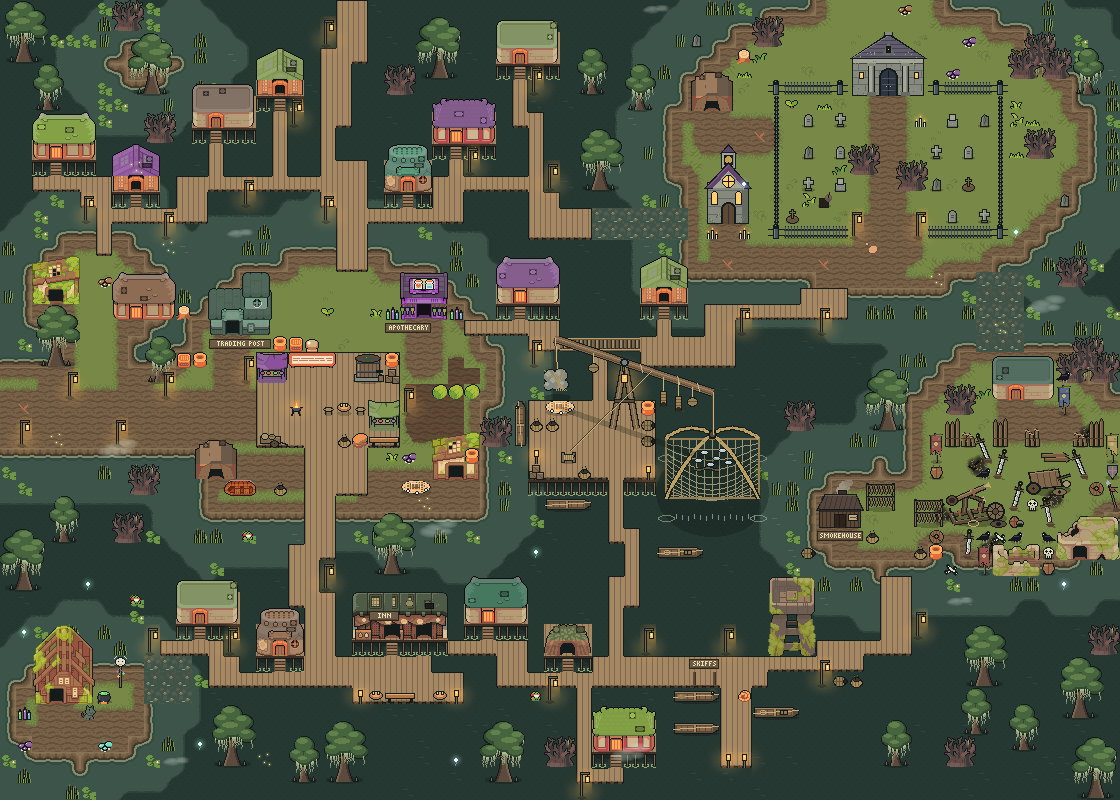

Below is a game level as drawn by its tile map, then a one-line description and the .tmx that defines it (tile-layer data replaced by summaries):
An orthogonal 70x50 tile map with 16x16 px tiles, 4 tile layers (Background, Ground, Foreground, AboveSprites), 8 tilesets and 49 objects (28x door, 13x npc_spot, 3x wade, 3x exit, quest_board, ...).

<map version="1.10" tiledversion="1.10.1" orientation="orthogonal" renderorder="right-down" width="70" height="50" tilewidth="16" tileheight="16" infinite="0" nextlayerid="6" nextobjectid="50">
 <properties>
  <property name="biome" value="swamp" />
  <property name="townKind" value="swamp_town" />
  <property name="seamless" type="bool" value="true" />
 </properties>
 <tileset firstgid="1" source="tileset/ninja/ninja_SwampFloor.tsx" />
 <tileset firstgid="573" source="tileset/ninja/ninja_SwampWater.tsx" />
 <tileset firstgid="1049" source="tileset/ninja/ninja_TilesetNature.tsx" />
 <tileset firstgid="1553" source="tileset/ninja/ninja_TilesetHouse.tsx" />
 <tileset firstgid="2312" source="tileset/ninja/ninja_TilesetElement.tsx" />
 <tileset firstgid="2552" source="tileset/ninja/ninja_TilesetFloorDetail.tsx" />
 <tileset firstgid="2632" source="tileset/ninja/ninja_TilesetVillageAbandoned.tsx" />
 <tileset firstgid="2872" source="tileset/ninja/ninja_SwampExtras.tsx" />
 <layer id="1" name="Background" width="70" height="50">
  <data>[3500 cells, 3500 non-empty, 100 distinct tile ids]</data>
 </layer>
 <layer id="2" name="Ground" width="70" height="50">
  <data>[3500 cells, 506 non-empty, 48 distinct tile ids]</data>
 </layer>
 <layer id="3" name="Foreground" width="70" height="50">
  <properties>
   <property name="spriteLayer" type="bool" value="true" />
  </properties>
  <data>[3500 cells, 556 non-empty, 312 distinct tile ids]</data>
 </layer>
 <layer id="4" name="AboveSprites" width="70" height="50">
  <data>[3500 cells, 670 non-empty, 406 distinct tile ids]</data>
 </layer>
 <objectgroup id="5" name="Objects">
  <object id="1" name="wade_witch" type="wade" x="144" y="656" width="48" height="48">
   <properties>
    <property name="kind" value="shallows" />
   </properties>
  </object>
  <object id="2" name="wade_rise" type="wade" x="592" y="208" width="96" height="32">
   <properties>
    <property name="kind" value="shallows" />
   </properties>
  </object>
  <object id="3" name="wade_mudflat" type="wade" x="976" y="272" width="48" height="80">
   <properties>
    <property name="kind" value="shallows" />
   </properties>
  </object>
  <object id="4" name="h_a1" type="door" x="48" y="144" width="16" height="16">
   <properties>
    <property name="interior" value="home" />
   </properties>
  </object>
  <object id="5" name="h_a2" type="door" x="128" y="176" width="16" height="16">
   <properties>
    <property name="interior" value="home" />
   </properties>
  </object>
  <object id="6" name="h_a3" type="door" x="208" y="112" width="16" height="16">
   <properties>
    <property name="interior" value="home" />
   </properties>
  </object>
  <object id="7" name="h_a4" type="door" x="400" y="176" width="16" height="16">
   <properties>
    <property name="interior" value="home" />
   </properties>
  </object>
  <object id="8" name="h_a5" type="door" x="448" y="128" width="16" height="16">
   <properties>
    <property name="interior" value="home" />
   </properties>
  </object>
  <object id="9" name="h_l1" type="door" x="272" y="80" width="16" height="16">
   <properties>
    <property name="interior" value="home" />
   </properties>
  </object>
  <object id="10" name="h_l2" type="door" x="512" y="48" width="16" height="16">
   <properties>
    <property name="interior" value="home" />
   </properties>
  </object>
  <object id="11" name="h_b5" type="door" x="608" y="736" width="16" height="16">
   <properties>
    <property name="interior" value="home" />
   </properties>
  </object>
  <object id="12" name="h_c1" type="door" x="512" y="288" width="16" height="16">
   <properties>
    <property name="interior" value="home" />
   </properties>
  </object>
  <object id="13" name="h_c2" type="door" x="656" y="288" width="16" height="16">
   <properties>
    <property name="interior" value="home" />
   </properties>
  </object>
  <object id="14" name="h_b1" type="door" x="192" y="608" width="16" height="16">
   <properties>
    <property name="interior" value="home" />
   </properties>
  </object>
  <object id="15" name="h_b2" type="door" x="272" y="640" width="16" height="16">
   <properties>
    <property name="interior" value="home" />
   </properties>
  </object>
  <object id="16" name="inn" type="door" x="384" y="624" width="16" height="16">
   <properties>
    <property name="interior" value="inn" />
   </properties>
  </object>
  <object id="17" name="h_b3" type="door" x="480" y="608" width="16" height="16">
   <properties>
    <property name="interior" value="home" />
   </properties>
  </object>
  <object id="18" name="h_b4" type="door" x="560" y="640" width="16" height="16">
   <properties>
    <property name="interior" value="home" />
   </properties>
  </object>
  <object id="19" name="poleman_hut" type="door" x="784" y="640" width="16" height="16">
   <properties>
    <property name="interior" value="poleman" />
   </properties>
  </object>
  <object id="20" name="trading_post" type="door" x="224" y="320" width="16" height="16">
   <properties>
    <property name="interior" value="store" />
   </properties>
  </object>
  <object id="21" name="apothecary" type="door" x="416" y="304" width="16" height="16">
   <properties>
    <property name="interior" value="apothecary" />
   </properties>
  </object>
  <object id="22" name="notice_board" type="quest_board" x="288" y="352" width="48" height="16" />
  <object id="23" name="h_g1" type="door" x="448" y="464" width="16" height="16">
   <properties>
    <property name="interior" value="home" />
   </properties>
  </object>
  <object id="24" name="h_g2" type="door" x="208" y="464" width="16" height="16">
   <properties>
    <property name="interior" value="home" />
   </properties>
  </object>
  <object id="25" name="h_nw1" type="door" x="48" y="288" width="16" height="16">
   <properties>
    <property name="interior" value="home" />
   </properties>
  </object>
  <object id="26" name="h_nw2" type="door" x="128" y="304" width="16" height="16">
   <properties>
    <property name="interior" value="home" />
   </properties>
  </object>
  <object id="27" name="skiff_landing" type="station" x="672" y="672" width="128" height="96">
   <properties>
    <property name="kind" value="skiff" />
    <property name="label" value="Skiff landing" />
   </properties>
  </object>
  <object id="28" name="crypt" type="door" x="880" y="80" width="16" height="16">
   <properties>
    <property name="interior" value="crypt" />
   </properties>
  </object>
  <object id="29" name="h_dig" type="door" x="704" y="96" width="16" height="16">
   <properties>
    <property name="interior" value="home" />
   </properties>
  </object>
  <object id="30" name="chapel" type="door" x="720" y="208" width="16" height="16">
   <properties>
    <property name="interior" value="chapel" />
   </properties>
  </object>
  <object id="31" name="smokehouse" type="door" x="832" y="512" width="16" height="16">
   <properties>
    <property name="interior" value="smokehouse" />
   </properties>
  </object>
  <object id="32" name="h_hunter" type="door" x="1008" y="384" width="16" height="16">
   <properties>
    <property name="interior" value="home" />
   </properties>
  </object>
  <object id="33" name="witch_hut" type="door" x="48" y="688" width="16" height="16">
   <properties>
    <property name="interior" value="witch" />
   </properties>
  </object>
  <object id="34" name="exit_west_causeway" type="exit" x="0" y="400" width="16" height="32">
   <properties>
    <property name="dir" value="W" />
    <property name="kind" value="causeway" />
   </properties>
  </object>
  </objectgroup>
</map>
<!-- 15 of 49 objects omitted -->
